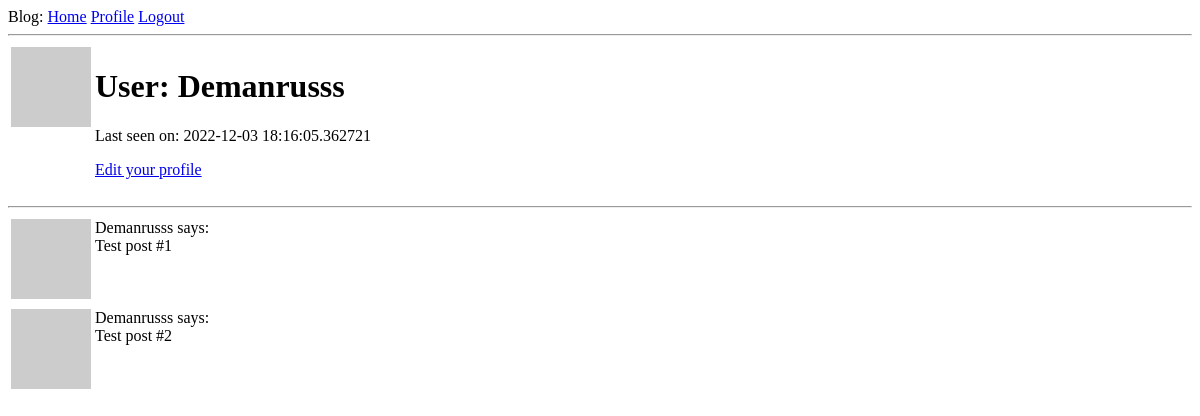
The app's page /user/Demanrusss (signed in), older data.
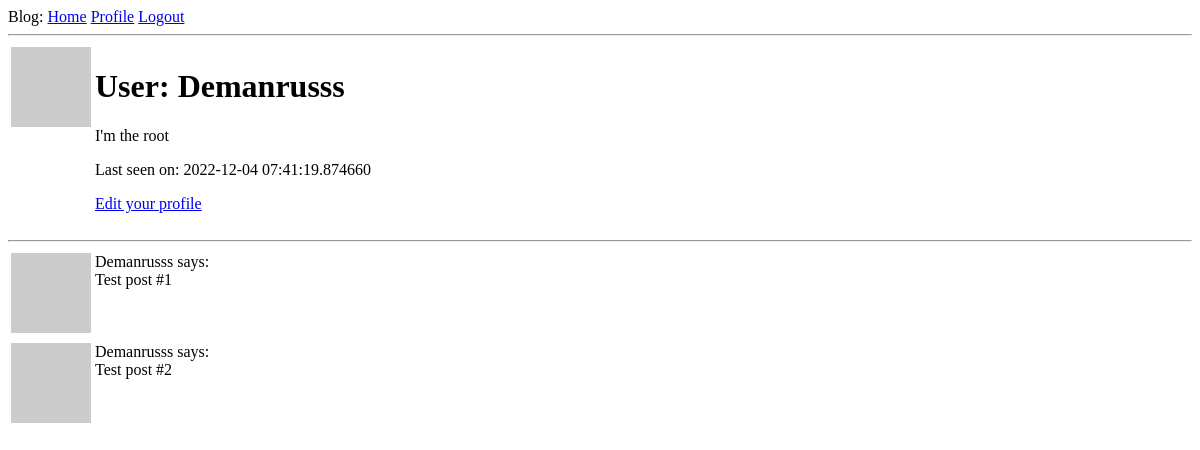
The same page, newer data.
### app/models.py (models this page shows, shortened)
class User(UserMixin, db.Model):
    id = db.Column(db.Integer, primary_key = True)
    username = db.Column(db.String(64), index = True, unique = True)
    email = db.Column(db.String(120), index = True, unique = True)
    password_hash = db.Column(db.String(128))
    posts = db.relationship('Post', backref = 'author', lazy = 'dynamic')
    about_me = db.Column(db.String(140))
    last_seen = db.Column(db.DateTime, default = datetime.utcnow)
    def avatar(self, size):
        digest = md5(self.email.lower().encode('utf-8')).hexdigest()
        return 'https://www.gravatar.com/avatar/{}?d=robohash&s={}'.format(digest, size)

### app/routes.py (the view)
@app.route('/user/<username>')
@login_required
def user(username):
    user = User.query.filter_by(username = username).first_or_404()
    posts = [
        {'author': user, 'body': 'Test post #1'},
        {'author': user, 'body': 'Test post #2'}
    ]
    return render_template('user.html', user = user, posts = posts)

### app/models.py (called while the page is built)
@login.user_loader
def load_user(id):
    return User.query.get(int(id))

### app/routes.py (called while the page is built)
@app.before_request
def before_request():
    if current_user.is_authenticated:
        current_user.last_seen = datetime.utcnow()
        db.session.commit()

### app/templates/user.html
{% extends "_layout.html" %}
{% block content %}
    <table>
        <tr valign="top">
            <td><img src="{{ user.avatar(128) }}"></td>
            <td>
                <h1>User: {{ user.username }}</h1>
                {% if user.about_me %}
                <p>{{ user.about_me }}</p>
                {% endif %}
                {% if user.last_seen %}
                <p>Last seen on: {{ user.last_seen }}</p>
                {% endif %}
                {% if user == current_user %}
                <p>
                    <a href="{{ url_for('edit_profile') }}">Edit your profile</a>
                </p>
                {% endif %}
            </td>
        </tr>
    </table>
    <hr>
    {% for post in posts %}
        {% include '_post.html' %}
    {% endfor %}
{% endblock %}

### app/templates/_layout.html (shortened to what this page needs)
<!DOCTYPE html>
<html lang="en" xmlns="http://www.w3.org/1999/xhtml">
<head>
</head>
<body>
    <div>
        Blog:
        <a href="{{ url_for('index') }}">Home</a>
        {% if current_user.is_anonymous %}
        <a href="{{ url_for('login') }}">Login</a>
        {% else %}
        <a href="{{ url_for('user', username = current_user.username) }}">Profile</a>
        <a href="{{ url_for('logout') }}">Logout</a>
        {% endif %}
    </div>
    <hr>
    {% block content %}
    {% endblock %}
</body>
</html>

### app/templates/_post.html
<table>
    <tr valign="top">
        <td><img src="{{ user.avatar(32) }}"></td>
        <td>{{ post.author.username }} says:<br>{{ post.body }}</td>
    </tr>
</table>

Row changes from the older to the newer data that the page shows:
changed User "Demanrusss": about_me (not shown) → "I'm the root"; last_seen "2022-12-03 18:16:05.362721" → "2022-12-04 07:41:19.874660"
